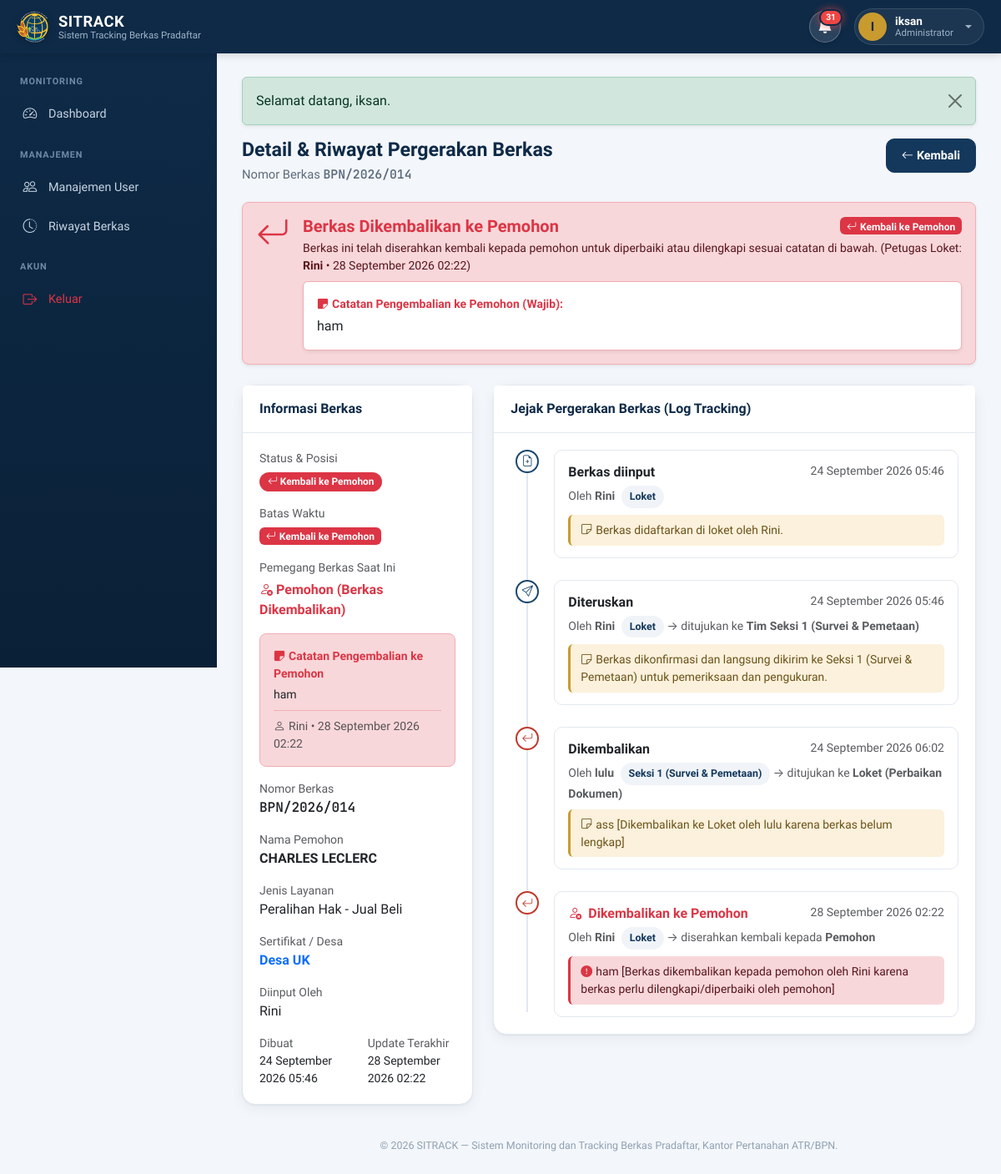
/detail.php?id=66 (signed in), run on the app's committed database.
### tables this page shows
CREATE TABLE `berkas` (
  `id` int(10) unsigned NOT NULL AUTO_INCREMENT,
  `nomor_pendaftaran` varchar(100) NOT NULL,
  `nama_pemohon` varchar(150) NOT NULL,
  `nik` varchar(20) DEFAULT NULL,
  `no_hp` varchar(20) DEFAULT NULL,
  `jenis_layanan` varchar(100) NOT NULL,
  `sertifikat_desa` varchar(255) DEFAULT NULL,
  `deskripsi_berkas` text DEFAULT NULL,
  `status_posisi` enum('loket','seksi_1','seksi_2','selesai','ditolak_ke_loket','ditolak_ke_seksi1') NOT NULL DEFAULT 'loket',
  `diinput_oleh` int(10) unsigned DEFAULT NULL,
  `petugas_tujuan_id` int(10) unsigned DEFAULT NULL,
  `deadline_at` datetime DEFAULT NULL,
  `sisa_sla_detik` int(11) DEFAULT NULL COMMENT 'Sisa detik SLA saat berkas dijeda/dikembalikan ke loket',
  `is_diterima_loket` tinyint(1) NOT NULL DEFAULT 0 COMMENT 'flag konfirmasi loket setelah berkas selesai/ditolak kembali',
  `created_at` timestamp NOT NULL DEFAULT current_timestamp(),
  `updated_at` timestamp NOT NULL DEFAULT current_timestamp() ON UPDATE current_timestamp(),
  PRIMARY KEY (`id`),
  UNIQUE KEY `nomor_pendaftaran` (`nomor_pendaftaran`),
  KEY `idx_status_posisi` (`status_posisi`),
  KEY `idx_nomor_pendaftaran` (`nomor_pendaftaran`),
  KEY `fk_berkas_diinput_oleh` (`diinput_oleh`),
  KEY `fk_berkas_petugas_tujuan` (`petugas_tujuan_id`),
  KEY `idx_deadline_at` (`deadline_at`),
  CONSTRAINT `fk_berkas_diinput_oleh` FOREIGN KEY (`diinput_oleh`) REFERENCES `users` (`id`),
  CONSTRAINT `fk_berkas_petugas_tujuan` FOREIGN KEY (`petugas_tujuan_id`) REFERENCES `users` (`id`) ON DELETE SET NULL
);

CREATE TABLE `users` (
  `id` int(10) unsigned NOT NULL AUTO_INCREMENT,
  `username` varchar(50) NOT NULL,
  `password` varchar(255) NOT NULL COMMENT 'di-hash dengan password_hash() / bcrypt',
  `password_plain` varchar(255) DEFAULT NULL,
  `nama_lengkap` varchar(150) NOT NULL,
  `role` enum('admin','loket','seksi_1','seksi_2') NOT NULL,
  `sub_bagian` enum('Pendaftaran','Peralihan','Penetapan') DEFAULT NULL,
  `is_active` tinyint(1) NOT NULL DEFAULT 1,
  `created_at` timestamp NOT NULL DEFAULT current_timestamp(),
  PRIMARY KEY (`id`),
  UNIQUE KEY `username` (`username`)
);

CREATE TABLE `log_pergerakan` (
  `id` int(10) unsigned NOT NULL AUTO_INCREMENT,
  `id_berkas` int(10) unsigned NOT NULL,
  `pengirim_id` int(10) unsigned DEFAULT NULL COMMENT 'user yang melakukan aksi',
  `penerima_id` int(10) unsigned DEFAULT NULL COMMENT 'user tujuan spesifik (opsional, biasanya tujuan berupa unit/role)',
  `aksi` enum('diinput','diteruskan','dikembalikan','selesai','diterima') NOT NULL,
  `status_sebelum` varchar(30) DEFAULT NULL,
  `status_sesudah` varchar(30) DEFAULT NULL,
  `catatan` text DEFAULT NULL,
  `created_at` timestamp NOT NULL DEFAULT current_timestamp(),
  PRIMARY KEY (`id`),
  KEY `idx_id_berkas` (`id_berkas`),
  KEY `fk_log_pengirim` (`pengirim_id`),
  KEY `fk_log_penerima` (`penerima_id`),
  CONSTRAINT `fk_log_berkas` FOREIGN KEY (`id_berkas`) REFERENCES `berkas` (`id`) ON DELETE CASCADE,
  CONSTRAINT `fk_log_penerima` FOREIGN KEY (`penerima_id`) REFERENCES `users` (`id`),
  CONSTRAINT `fk_log_pengirim` FOREIGN KEY (`pengirim_id`) REFERENCES `users` (`id`)
);

### detail.php (the view, shortened to what the rows shown need)
<?php
require_once __DIR__ . '/config/database.php';
require_once __DIR__ . '/includes/functions.php';
$id = (int) ($_GET['id'] ?? 0);
$stmt = $conn->prepare("
    SELECT b.*, u.nama_lengkap AS nama_penginput,
           up.nama_lengkap AS nama_pemegang, up.role AS role_pemegang
    FROM berkas b
    LEFT JOIN users u ON u.id = b.diinput_oleh
    LEFT JOIN users up ON up.id = b.petugas_tujuan_id
    WHERE b.id = ?
    LIMIT 1
");
$stmt->execute([$id]);
$berkas = $stmt->fetch();
$logStmt = $conn->prepare("
    SELECT l.*,
           us.nama_lengkap AS nama_pengirim, us.role AS role_pengirim, us.sub_bagian AS sub_bagian_pengirim,
           up.nama_lengkap AS nama_penerima, up.role AS role_penerima, up.sub_bagian AS sub_bagian_penerima
    FROM log_pergerakan l
    LEFT JOIN users us ON us.id = l.pengirim_id
    LEFT JOIN users up ON up.id = l.penerima_id
    WHERE l.id_berkas = ?
    ORDER BY l.created_at ASC, l.id ASC
");
$logStmt->execute([$id]);
$logs = $logStmt->fetchAll();
require_once __DIR__ . '/includes/header.php';
require_once __DIR__ . '/includes/sidebar.php';
$isKembaliPemohon = ($berkas['status_posisi'] === 'ditolak_ke_loket' && (int)($berkas['is_diterima_loket'] ?? 0) === 1);
$catatanPengembalian = '';
$petugasPengembali = '';
$tglPengembalian = null;
if ($isKembaliPemohon) {
    for ($i = count($logs) - 1; $i >= 0; $i--) {
        $l = $logs[$i];
        if ($l['status_sesudah'] === 'ditolak_ke_loket' && ($l['aksi'] === 'dikembalikan' || str_contains($l['catatan'] ?? '', 'dikembalikan kepada pemohon'))) {
            $petugasPengembali = $l['nama_pengirim'] ?? '';
            $tglPengembalian = $l['created_at'] ?? null;
            $rawCatatan = $l['catatan'] ?? '';
            if (preg_match('/^(.*?)\s*\[Berkas dikembalikan kepada pemohon/si', $rawCatatan, $m) && trim($m[1]) !== '') {
                $catatanPengembalian = trim($m[1]);
            } else {
                $catatanPengembalian = trim($rawCatatan);
            }
            break;
        }
    }
}
?>
<div class="page-head no-print">
    <div>
        <h1>Detail &amp; Riwayat Pergerakan Berkas</h1>
        <p>Nomor Berkas <span class="mono fw-semibold"><?= e($berkas['nomor_pendaftaran']) ?></span></p>
    </div>
</div>
<?php if ($isKembaliPemohon): ?>
<div class="alert alert-danger d-flex align-items-start gap-3 p-3 mb-4 rounded-3 shadow-sm border-danger-subtle">
    <div class="flex-grow-1">
        <div class="d-flex align-items-center justify-content-between flex-wrap gap-2 mb-1">
            <h5 class="alert-heading mb-0 fw-bold text-danger">Berkas Dikembalikan ke Pemohon</h5>
            <span class="badge text-bg-danger px-2.5 py-1.5"><i class="bi bi-arrow-return-left me-1"></i>Kembali ke Pemohon</span>
        </div>
        <div class="text-danger-emphasis small mb-2">
            Berkas ini telah diserahkan kembali kepada pemohon untuk diperbaiki atau dilengkapi sesuai catatan di bawah.
            <?php if (!empty($petugasPengembali)): ?>
                (Petugas Loket: <strong><?= e($petugasPengembali) ?></strong><?php if (!empty($tglPengembalian)): ?> &bull; <?= formatTanggal($tglPengembalian) ?><?php endif; ?>)
            <?php endif; ?>
        </div>
        <?php if (!empty($catatanPengembalian)): ?>
            <div class="p-3 bg-white rounded border border-danger-subtle shadow-sm mt-2">
                <div class="fw-bold text-danger small mb-1">
                </div>
                <div class="text-dark fw-medium" style="white-space: pre-line;"><?= e($catatanPengembalian) ?></div>
            </div>
        <?php endif; ?>
    </div>
</div>
<?php endif; ?>
<div class="row g-4">
    <div class="col-lg-4">
        <div class="card mb-4">
            <div class="card-body">
                <div class="mb-3">
                    <div class="fw-semibold mt-1">
                        <?php if ($isKembaliPemohon): ?>
                            <span class="text-danger">
                                <i class="bi bi-person-x me-1"></i><?= e(pemegangBerkasLabel(null, $berkas['status_posisi'], (int)$berkas['is_diterima_loket'])) ?>
                            </span>
                        <?php else: ?>
                            <i class="bi bi-people me-1 text-primary"></i>
                            <?= e(pemegangBerkasLabel(null, $berkas['status_posisi'], (int)($berkas['is_diterima_loket'] ?? 0))) ?>
                        <?php endif; ?>
                    </div>
                </div>
                <?php if ($isKembaliPemohon && !empty($catatanPengembalian)): ?>
                <div class="mb-3 p-3 bg-danger-subtle border border-danger-subtle rounded-3">
                    <div class="text-danger fw-bold small mb-1">
                        <i class="bi bi-sticky-fill me-1"></i>Catatan Pengembalian ke Pemohon
                    </div>
                    <div class="text-dark small fw-medium" style="white-space: pre-line;"><?= e($catatanPengembalian) ?></div>
                    <?php if (!empty($petugasPengembali)): ?>
                        <div class="text-muted small mt-2 pt-2 border-top border-danger-subtle">
                            <i class="bi bi-person me-1"></i><?= e($petugasPengembali) ?><?php if (!empty($tglPengembalian)): ?> &bull; <?= formatTanggal($tglPengembalian) ?><?php endif; ?>
                        </div>
                    <?php endif; ?>
                </div>
                <?php endif; ?>
                <div class="mb-3">
                    <div class="text-muted small">Nomor Berkas</div>
                    <div class="mono fw-semibold"><?= e($berkas['nomor_pendaftaran']) ?></div>
                </div>
                <div class="mb-3">
                    <div class="text-muted small">Nama Pemohon</div>
                    <div class="fw-semibold"><?= e($berkas['nama_pemohon']) ?></div>
                </div>
                <div class="mb-3">
                    <div class="text-muted small">Jenis Layanan</div>
                    <div><?= e($berkas['jenis_layanan']) ?></div>
                </div>
                <div class="mb-3">
                    <div class="text-muted small">Sertifikat / Desa</div>
                    <div class="fw-semibold text-primary"><?= e($berkas['sertifikat_desa'] ?: ($berkas['deskripsi_berkas'] ?: '-')) ?></div>
                </div>
                <div class="mb-3">
                    <div class="text-muted small">Diinput Oleh</div>
                    <div><?= e($berkas['nama_penginput'] ?? '-') ?></div>
                </div>
                <div class="row">
                    <div class="col-6">
                        <div class="text-muted small">Dibuat</div>
                        <div class="small"><?= formatTanggal($berkas['created_at']) ?></div>
                    </div>
                    <div class="col-6">
                        <div class="text-muted small">Update Terakhir</div>
                        <div class="small"><?= formatTanggal($berkas['updated_at']) ?></div>
                    </div>
                </div>
            </div>
        </div>
    </div>
    <div class="col-lg-8">
        <div class="card">
            <div class="card-body">
                <?php if (empty($logs)): ?>
                    <div class="empty-state">
                        <i class="bi bi-clock-history"></i>
                        Belum ada riwayat pergerakan untuk berkas ini.
                    </div>
                <?php else: ?>
                    <ul class="timeline">
                        <?php foreach ($logs as $log):
                            $itemClass = '';
                            if ($log['aksi'] === 'dikembalikan') $itemClass = 'is-reject';
                            $icon = match ($log['aksi']) {
                                'diinput'      => 'bi-file-earmark-plus',
                                'diteruskan'   => 'bi-send',
                                'dikembalikan' => 'bi-arrow-return-left',
                                'selesai'      => 'bi-check-lg',
                                'diterima'     => 'bi-box-arrow-in-down',
                                default        => 'bi-dot',
                            };
                        ?>
                        <li class="timeline-item <?= $itemClass ?>">
                            <span class="timeline-dot"><i class="bi <?= $icon ?>"></i></span>
                            <div class="timeline-body">
                                <div class="d-flex justify-content-between flex-wrap gap-2">
                                    <?php
                                        $judulAksi = aksiLabel($log['aksi']);
                                        $isLogKembaliPemohon = ($log['aksi'] === 'dikembalikan' && str_contains($log['catatan'] ?? '', 'dikembalikan kepada pemohon'));
                                        if ($isLogKembaliPemohon) {
                                            $judulAksi = 'Dikembalikan ke Pemohon';
                                        }
                                    ?>
                                    <strong class="<?= $isLogKembaliPemohon ? 'text-danger' : '' ?>">
                                        <?php if ($isLogKembaliPemohon): ?><i class="bi bi-person-x me-1"></i><?php endif; ?>
                                        <?= e($judulAksi) ?>
                                    </strong>
                                    <span class="text-muted small"><?= formatTanggal($log['created_at']) ?></span>
                                </div>
                                <div class="small text-muted mt-1">
                                    <?php if ($log['nama_pengirim']): ?>
                                        Oleh <strong><?= e($log['nama_pengirim']) ?></strong>
                                        <span class="info-chip ms-1"><?= e(roleLabel($log['role_pengirim'])) ?><?= !empty($log['sub_bagian_pengirim']) ? ' &bull; Bagian ' . e($log['sub_bagian_pengirim']) : '' ?></span>
                                    <?php endif; ?>
                                    <?php if ($isLogKembaliPemohon): ?>
                                        &rarr; diserahkan kembali kepada <strong>Pemohon</strong>
                                    <?php elseif ($log['nama_penerima']): ?>
                                        &rarr; ditujukan ke <strong><?= e($log['nama_penerima']) ?></strong>
                                        <span class="info-chip ms-1"><?= e(roleLabel($log['role_penerima'])) ?><?= !empty($log['sub_bagian_penerima']) ? ' &bull; Bagian ' . e($log['sub_bagian_penerima']) : '' ?></span>
                                    <?php elseif (!empty($log['status_sesudah']) && $log['aksi'] !== 'diinput' && $log['aksi'] !== 'diterima'): ?>
                                        &rarr; ditujukan ke <strong><?= e(unitTujuanLabel($log['status_sesudah'])) ?></strong>
                                    <?php endif; ?>
                                </div>
                                <?php if (!empty($log['catatan'])): ?>
                                    <div class="timeline-note <?= $isLogKembaliPemohon ? 'border-danger bg-danger-subtle text-danger-emphasis' : '' ?>">
                                        <i class="bi <?= $isLogKembaliPemohon ? 'bi-exclamation-circle-fill text-danger' : 'bi-sticky' ?> me-1"></i><?= nl2br(e($log['catatan'])) ?>
                                    </div>
                                <?php endif; ?>
                            </div>
                        </li>
                        <?php endforeach; ?>
                    </ul>
                <?php endif; ?>
            </div>
        </div>
    </div>
</div>
<?php require_once __DIR__ . '/includes/footer.php'; ?>

### data on the page
berkas: nomor_pendaftaran "BPN/2026/014", status_posisi+is_diterima_loket "Pemohon (Berkas Dikembalikan)", nama_pemohon "CHARLES LECLERC", jenis_layanan "Peralihan Hak - Jual Beli", sertifikat_desa "Desa UK", diinput_oleh.nama_lengkap "Rini", created_at "24 September 2026 05:46", updated_at "28 September 2026 02:22"
users: nama_lengkap "Rini"
log_pergerakan: created_at "28 September 2026 02:22", judulAksi "Dikembalikan ke Pemohon", pengirim.nama_lengkap "Rini", pengirim.role "Loket", shows "→ diserahkan kembali kepada", catatan "ham [Berkas dikembalikan kepada pemohon oleh Rini karena berkas perlu dilengkapi/diperbaiki oleh pemohon]"
log_pergerakan: aksi "Berkas diinput", created_at "24 September 2026 05:46", pengirim.nama_lengkap "Rini", pengirim.role "Loket", catatan "Berkas didaftarkan di loket oleh Rini."
log_pergerakan: aksi "Diteruskan", created_at "24 September 2026 05:46", pengirim.nama_lengkap "Rini", pengirim.role "Loket", status_sesudah "Tim Seksi 1 (Survei & Pemetaan)", catatan "Berkas dikonfirmasi dan langsung dikirim ke Seksi 1 (Survei & Pemetaan) untuk pemeriksaan dan pengukuran."
log_pergerakan: aksi "Dikembalikan", created_at "24 September 2026 06:02", pengirim.nama_lengkap "lulu", pengirim.role "Seksi 1 (Survei & Pemetaan)", status_sesudah "Loket (Perbaikan Dokumen)", catatan "ass [Dikembalikan ke Loket oleh lulu karena berkas belum lengkap]"

### other printed values
$notifUnreadCount "31"
substr($user['nama_lengkap'] ?? '?', 0, 1) "I"
$user['nama_lengkap'] "iksan"
roleLabel($user['role'] ?? '') "Administrator"
$flash['message'] "Selamat datang, iksan."
$catatanPengembalian "ham"
$label "Kembali ke Pemohon"
